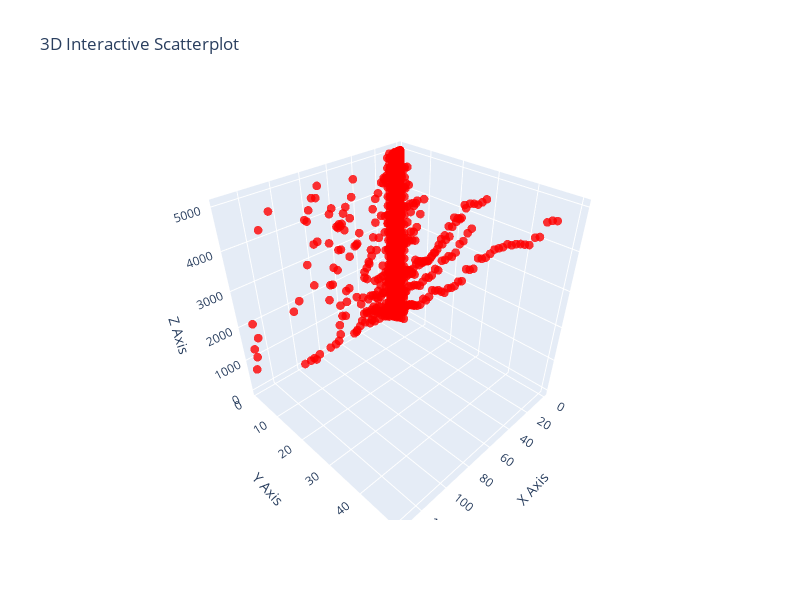

Write notebook code for a chart like this one.
### Code cell
options = cc.create_collatz_3x_plus_1_options()
results = cc.generate_orbit_info_batch(5000, options)
points = []
labels = []
colors = []
for info in results:
    p = (info.first_drop, info.stop_mod, info.n)
    points.append(p)
    labels.append(p)
    colors.append('red')
graphing.draw_3d_scatterplot(points, labels, colors)

### Figure 1 — Plotly figure (JSON) as saved in the notebook; plotly's stock layout.template omitted (floating-point values rounded to 4 significant figures; data arrays with more than 128 entries replaced by an {"elided": "..."} marker saying what was removed)
{"data": [{"hoverinfo": "text", "marker": {"color": {"elided": "4999 str values"}, "opacity": 0.8, "size": 3}, "mode": "markers", "text": {"elided": "4999 str values"}, "type": "scatter3d", "x": {"elided": "4999 int values"}, "y": {"elided": "4999 int values"}, "z": {"elided": "4999 int values"}}], "layout": {"height": 600, "scene": {"xaxis": {"title": {"text": "X Axis"}}, "yaxis": {"title": {"text": "Y Axis"}}, "zaxis": {"title": {"text": "Z Axis"}}}, "title": {"text": "3D Interactive Scatterplot"}, "width": 800}}
